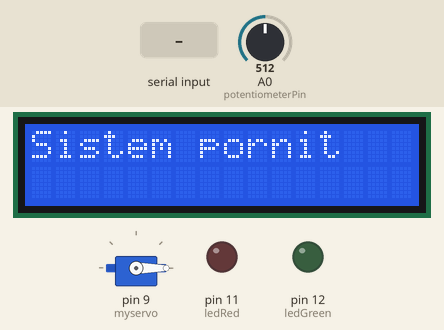
Bench run of a sketch on a simulated Arduino Uno, built with avr-gcc and run on an emulated ATmega328P. Parts: servo, 16×2 character LCD, output pins drawn as LEDs (lit = HIGH). Inputs (shaded band) come from the test bench; at power-on: A0 (potentiometerPin) = 512. What the sketch prints to the serial monitor is not drawn.

Above: at 0.1 s.
3.3 s: "PERMIS\n" received over Serial
At 3.46 s:
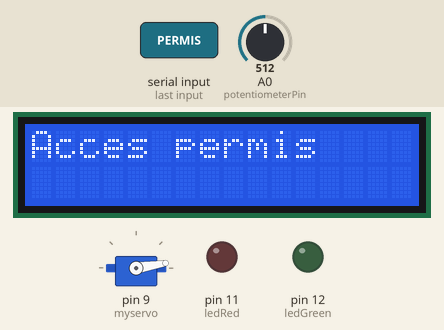
5.7 s: "RESPINS\n" received over Serial
At 6.1 s:
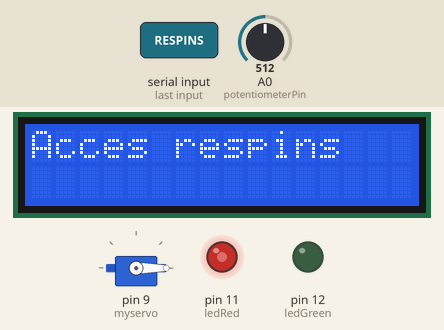
7.2 s: "1\n" received over Serial
At 8.1 s:
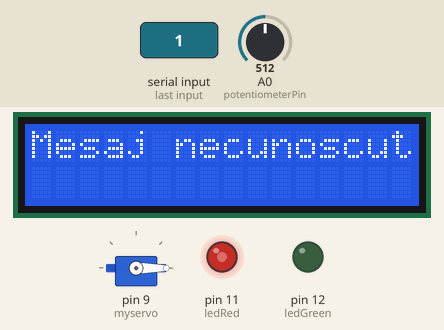
8.7 s: A0 (potentiometerPin) set to 716
At 9.7 s:
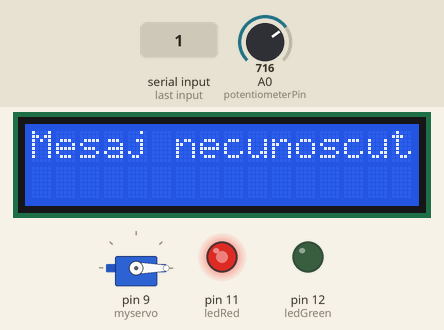
10.2 s: A0 (potentiometerPin) set to 900
At 10.9 s:
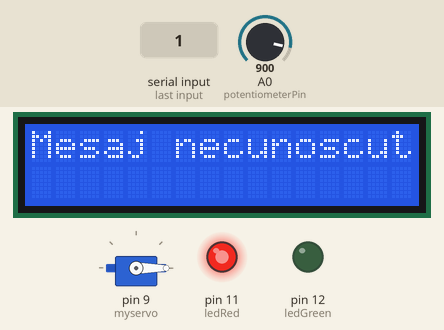
11.7 s: A0 (potentiometerPin) set to 170
At 12.0 s:
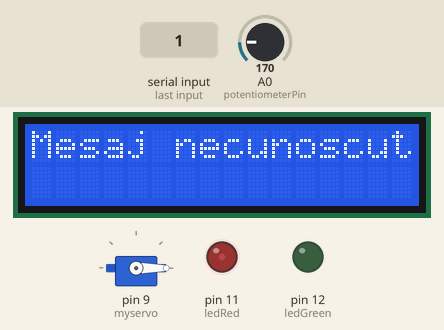
Timing chart, 0 to 14.2 s (numbered marks = the images above; inputs shaded):
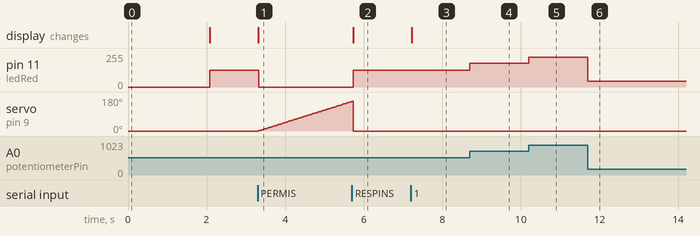

Measured:
- after the input at 3.3 s, pin 11 (ledRed): 127/255 → 0/255 at once; servo on pin 9 (myservo): moves from 0° to 157° over 2.4 s, starting at once; the display: changes at once (image 1)
- after the input at 5.7 s, pin 11 (ledRed): 0/255 → 127/255 at once; the display: changes at once (image 2)
- after the input at 7.2 s, the display: changes at once (image 3)
- after the input at 8.7 s, pin 11 (ledRed): 127/255 → 178/255 at once
- after the input at 10.2 s, pin 11 (ledRed): 178/255 → 224/255 at once
- after the input at 11.7 s, pin 11 (ledRed): 224/255 → 42/255 at once

The sketch:

Sweep.ino
```cpp
#include <Servo.h>
#include <Wire.h>
#include <LiquidCrystal_I2C.h>

// Obiecte pentru servomotor și LCD
Servo myservo;
LiquidCrystal_I2C lcd(0x27, 16, 2); // Adresa LCD-ului I2C (adaptați 0x27 dacă diferă)

// Variabile globale
bool isAccessGranted = false; // Flag pentru controlul accesului

// Pini hardware
const int ledGreen = 12; // LED verde pentru acces permis
const int ledRed = 11;   // LED roșu pentru acces respins
const int potentiometerPin = A0; // Pin pentru potențiometru

void setup() {
  Serial.begin(115200);  // Inițializare conexiune serială
  myservo.attach(9);     // Pinul de semnal pentru servomotor
  myservo.write(0);      // Poziția inițială a servomotorului

  pinMode(ledGreen, OUTPUT); // Setare pin LED verde ca ieșire
  pinMode(ledRed, OUTPUT);   // Setare pin LED roșu ca ieșire

  digitalWrite(ledGreen, LOW); // LED-urile sunt inițial stinse
  digitalWrite(ledRed, LOW);

  // Inițializare LCD
  lcd.init();
  lcd.backlight();
  lcd.clear();
  lcd.print("Sistem pornit"); // Mesaj inițial
  delay(2000);               // Pauză pentru afișaj
  lcd.clear();

  Serial.println("Sistem Arduino pornit. Aștept mesaje...");
}

void loop() {
  // Verificăm dacă există mesaje primite
  if (Serial.available() > 0) {
    String message = Serial.readStringUntil('\n'); // Citire mesaj complet până la '\n'

    if (message == "PERMIS") {
      Serial.println("Acces permis: Pornesc servomotorul.");
      isAccessGranted = true;
      lcd.clear();
      lcd.print("Acces permis"); // Mesaj pe LCD
    } else if (message == "RESPINS") {
      Serial.println("Acces respins: Oprire servomotor.");
      isAccessGranted = false;
      myservo.write(0);             // Revine la poziția inițială
      lcd.clear();
      lcd.print("Acces respins");   // Mesaj pe LCD
    } else {
      Serial.println("Mesaj necunoscut primit.");
      lcd.clear();
      lcd.print("Mesaj necunoscut");
    }
  }

  // Controlul servomotorului pe baza flag-ului
  if (isAccessGranted) {
    static int pos = 0;             // Poziția curentă a servomotorului
    static bool direction = true;  // Direcția de mișcare

    // Controlează mișcarea continuă înainte și înapoi
    if (direction) {
      pos += 1; // Crește poziția
      if (pos >= 180) direction = false; // Inversează direcția la 180°
    } else {
      pos -= 1; // Scade poziția
      if (pos <= 0) direction = true; // Inversează direcția la 0°
    }

    myservo.write(pos); // Setează poziția servomotorului
    delay(15);          // Întârziere pentru o mișcare lină
  }

  // Citire valoare de la potențiometru
  int potValue = analogRead(potentiometerPin); // Citire valoare între 0 și 1023
  int ledIntensity = map(potValue, 0, 1023, 0, 255); // Mapare la valoare PWM (0-255)

  // Reglare intensitate LED-uri
  if (isAccessGranted) {
    analogWrite(ledGreen, ledIntensity); // Control intensitate LED verde
    analogWrite(ledRed, 0);             // LED roșu stins
  } else {
    analogWrite(ledRed, ledIntensity);  // Control intensitate LED roșu
    analogWrite(ledGreen, 0);           // LED verde stins
  }
}
```
